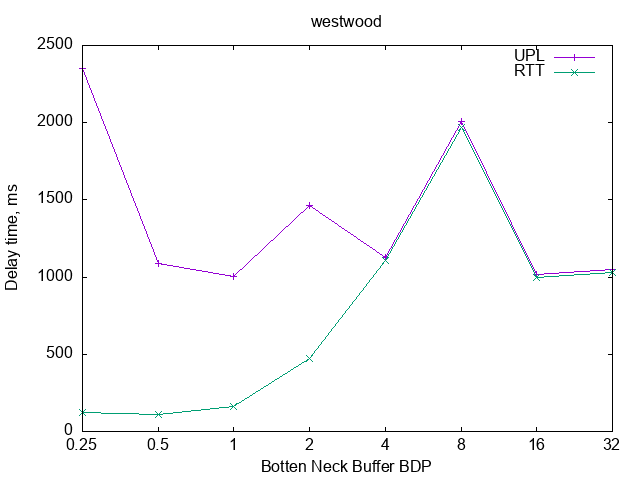

Reproduce this figure in gnuplot.
set term png
set output 'westwood.png' 

set key fixed right top vertical Right noreverse noenhanced autotitle nobox
set style data linespoints
set xlabel "Botten Neck Buffer BDP"
set ylabel "Delay time, ms"
        
set title 'westwood'
plot 'westwood.dat' using 2:xtic(1) title columnheader(2), for [i=3:3] '' using i title columnheader(i)
